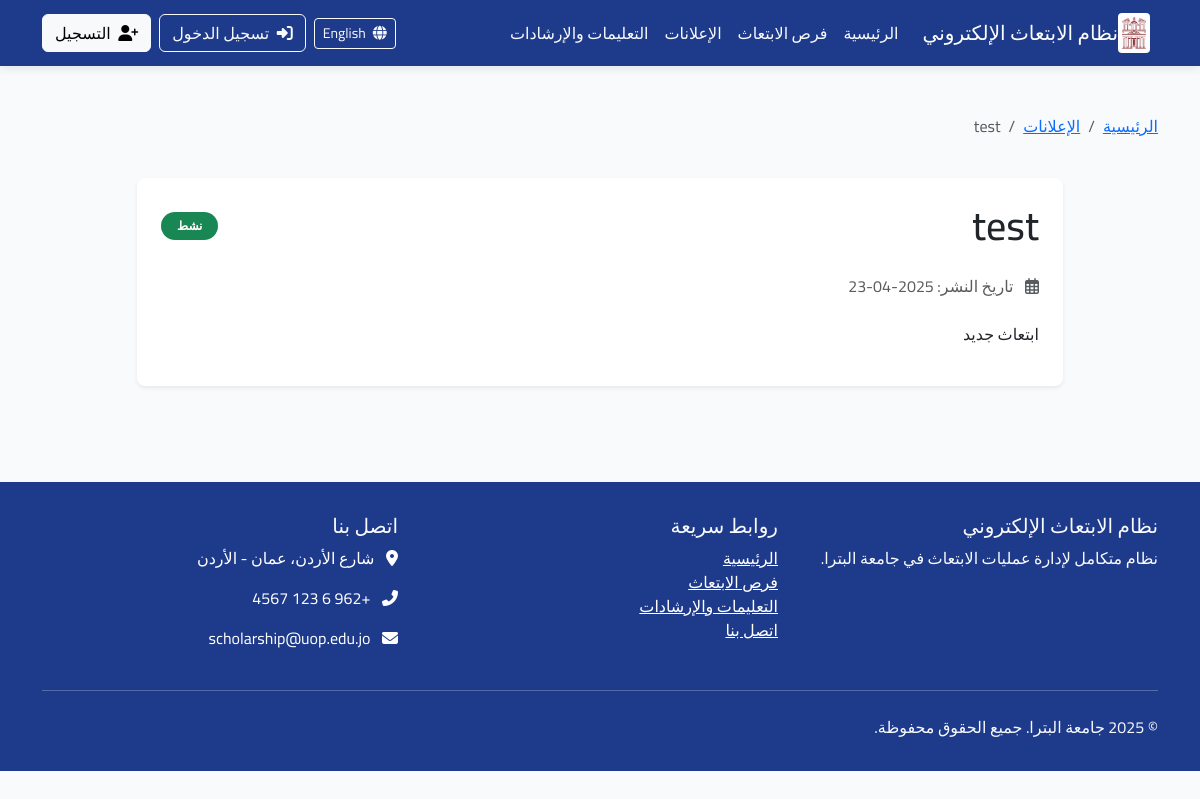
The page /ar/announcements/5/ on the database its author committed.
### announcements/models.py (models this page shows, shortened)
class Announcement(models.Model):
    title = models.CharField(_("العنوان"), max_length=200)
    content = models.TextField(_("المحتوى"))
    publication_date = models.DateTimeField(_("تاريخ النشر"), default=timezone.now)
    is_active = models.BooleanField(_("نشط"), default=True)
    created_by = models.ForeignKey(User, verbose_name=_("تم إنشاؤه بواسطة"), on_delete=models.CASCADE,
                                   related_name="created_announcements")
    created_at = models.DateTimeField(_("تم الإنشاء في"), auto_now_add=True)
    updated_at = models.DateTimeField(_("تم التحديث في"), auto_now=True)
    class Meta:
        verbose_name = _("إعلان")
        verbose_name_plural = _("الإعلانات")
        ordering = ['-publication_date']

### announcements/views.py (the view, shortened to what this page needs)
# urls.py: path('announcements/<int:pk>/', views.announcement_detail, name='announcement_detail'),
def announcement_detail(request, pk):
    try:
        announcement = Announcement.objects.get(pk=pk)
        context = {'announcement': announcement}
        return render(request, 'announcements/announcement_detail.html', context)
    except Announcement.DoesNotExist:
        messages.error(request, _("الإعلان المطلوب غير موجود."))
        return redirect('announcements:announcement_list')

### core/context_processors.py (called while the page is built)
def user_role(request):
    role = 'anonymous'
    if request.user.is_authenticated:
        role = request.user.profile.role
    return {
        'user_role': role
    }

### announcements/templates/announcements/announcement_detail.html (shortened to what this page needs)
{% extends 'base.html' %}
{% load i18n %}
{% load static %}
{% block content %}
<div class="container py-5">
    <div class="row">
        <div class="col-12 mb-4">
            <nav aria-label="breadcrumb">
                <ol class="breadcrumb">
                    <li class="breadcrumb-item"><a href="{% url 'home' %}">{% trans "الرئيسية" %}</a></li>
                    <li class="breadcrumb-item"><a href="{% url 'announcements:announcement_list' %}">{% trans "الإعلانات" %}</a></li>
                    <li class="breadcrumb-item active" aria-current="page">{{ announcement.title }}</li>
                </ol>
            </nav>
        </div>
    </div>
    <div class="row">
        <div class="col-md-10 mx-auto">
            <div class="card shadow-sm border-0">
                <div class="card-body p-4">
                    <div class="d-flex justify-content-between align-items-center mb-4">
                        <h1 class="card-title mb-0">{{ announcement.title }}</h1>
                        {% if announcement.is_active %}
                            <span class="badge bg-success rounded-pill px-3 py-2">{% trans "نشط" %}</span>
                        {% else %}
                            <span class="badge bg-secondary rounded-pill px-3 py-2">{% trans "غير نشط" %}</span>
                        {% endif %}
                    </div>
                    <div class="mb-4 text-muted">
                        <i class="far fa-calendar-alt me-2"></i> {% trans "تاريخ النشر:" %} {{ announcement.publication_date|date:"Y-m-d" }}
                    </div>
                    <div class="card-text mt-4 announcement-content">
                        {{ announcement.content|linebreaks }}
                    </div>
                </div>
            </div>
        </div>
    </div>
</div>
{% endblock %}

### static/css/main.css (style rules this page uses)
:root { --primary-color: #1e3a8a; --secondary-color: #10b981; --accent-color: #f59e0b; --light-bg: #f8fafc; --dark-text: #1e293b; --light-text: #f8fafc; }
body { font-family: 'Segoe UI', Tahoma, Geneva, Verdana, sans-serif; background-color: var(--light-bg); color: var(--dark-text); }
.card { border-radius: 8px; overflow: hidden; }

### static/css/rtl.css (style rules this page uses)
body { font-family: 'Cairo', 'Segoe UI', 'Tahoma', 'Arial', sans-serif; direction: rtl; text-align: right; }
.me-2 { margin-right: 0 !important; margin-left: 0.5rem !important; }

### rows shown on the page
Announcement: title "test", publication_date "2025-04-23", content "ابتعاث جديد"
